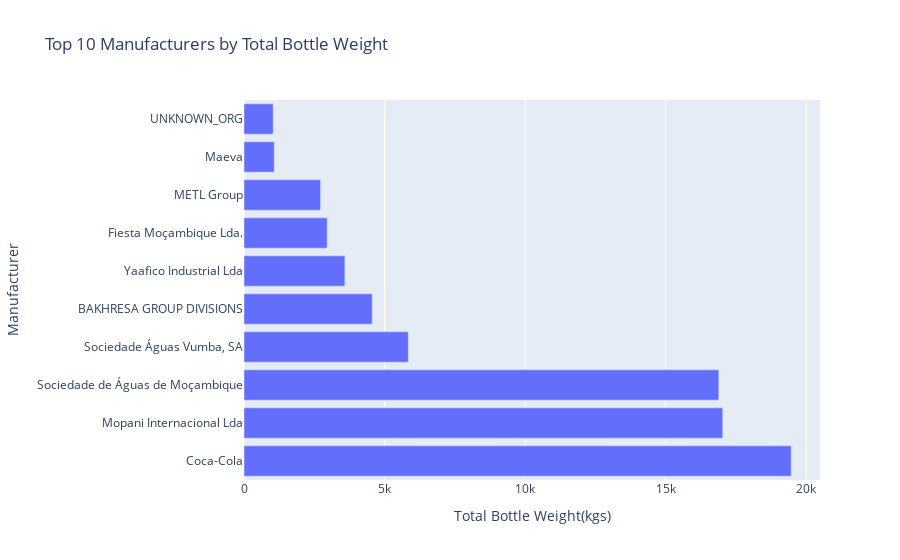

Source (notebook cell):
### Markdown cell above
***Top 10 brands with most plastic bottle weight found in Environment***

### Code cell
# Sort the manufacturer_grouped DataFrame by total_bottle_weight in descending order
top_10_manufacturers_weight = manufacturer_grouped.sort_values('total_bottle_weight', ascending=False).head(10)

# Create the horizontal bar plot
fig = go.Figure(data=go.Bar(
    y=top_10_manufacturers_weight.index,  # Manufacturer names
    x=top_10_manufacturers_weight['total_bottle_weight'],  # Total bottle weight
    
    orientation='h'  # Horizontal orientation
))

# Customize the layout of the plot
fig.update_layout(
    title='Top 10 Manufacturers by Total Bottle Weight',
    xaxis_title='Total Bottle Weight(kgs)',
    yaxis_title='Manufacturer'
)

# Show the plot
fig.show()

### Figure 1 — Plotly figure (JSON) as saved in the notebook; plotly's stock layout.template omitted (floating-point values rounded to 4 significant figures)
{"data": [{"orientation": "h", "type": "bar", "x": [19460.0, 17030.0, 16890.0, 5844.0, 4559.0, 3588.0, 2959.0, 2724.0, 1076.0, 1039.0], "y": ["Coca-Cola", "Mopani Internacional Lda", "Sociedade de Águas de Moçambique", "Sociedade Águas Vumba, SA", "BAKHRESA GROUP DIVISIONS", "Yaafico Industrial Lda", "Fiesta Moçambique Lda.", "METL Group", "Maeva", "UNKNOWN_ORG"]}], "layout": {"title": {"text": "Top 10 Manufacturers by Total Bottle Weight"}, "xaxis": {"title": {"text": "Total Bottle Weight(kgs)"}}, "yaxis": {"title": {"text": "Manufacturer"}}}}
